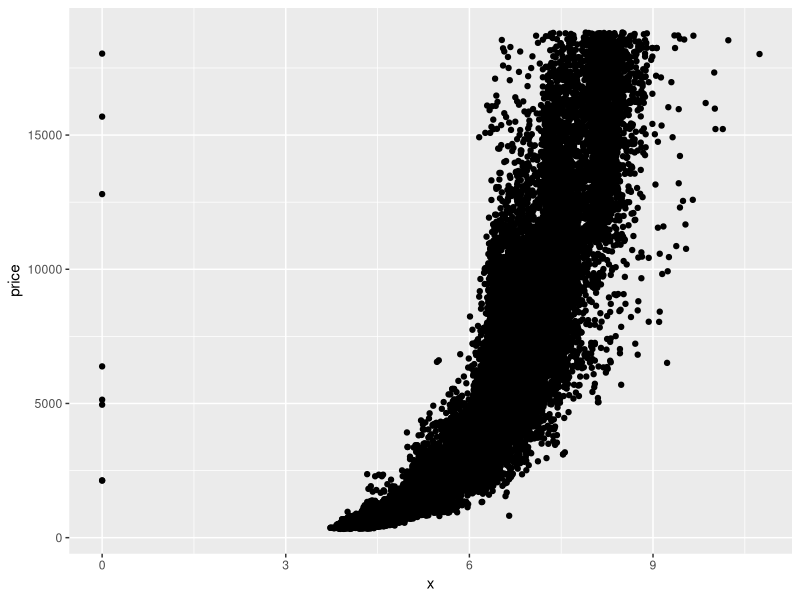
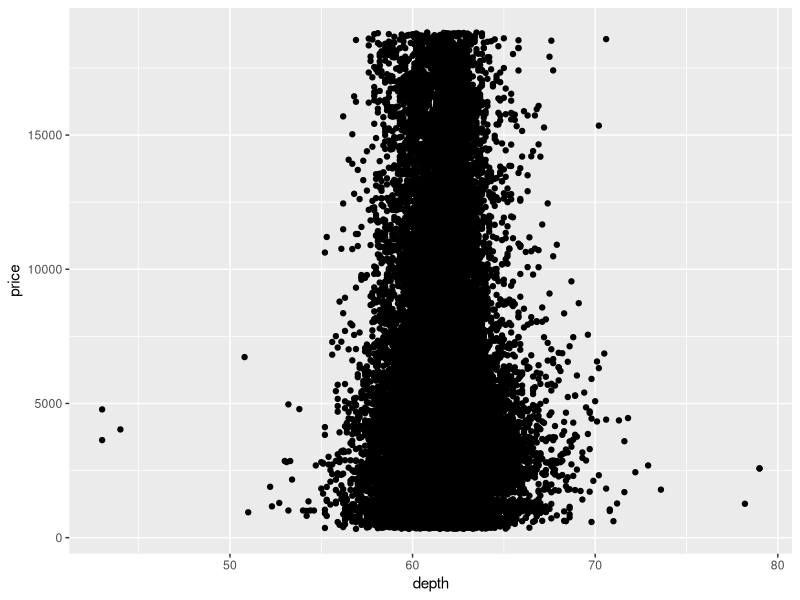
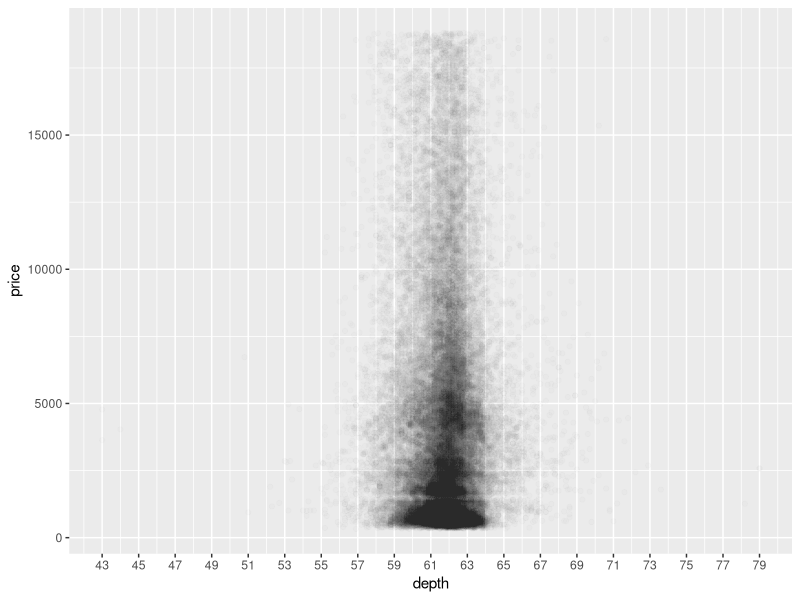
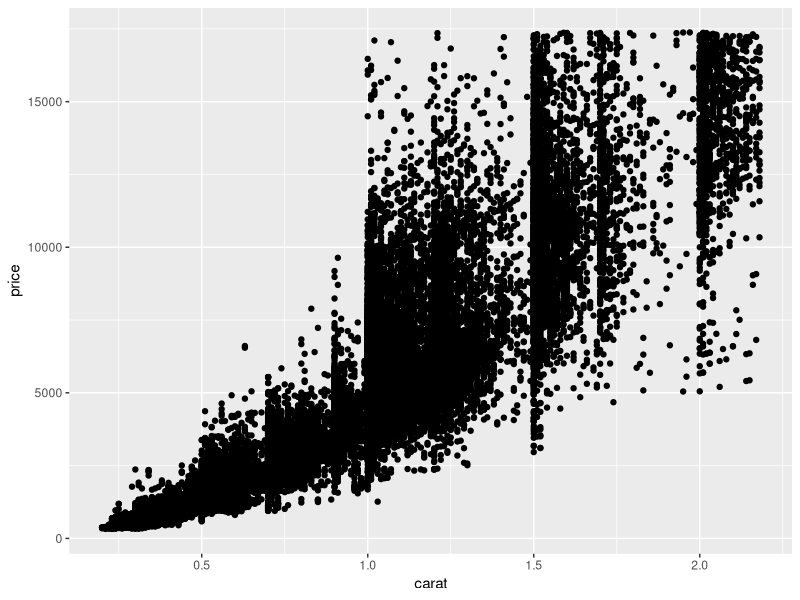
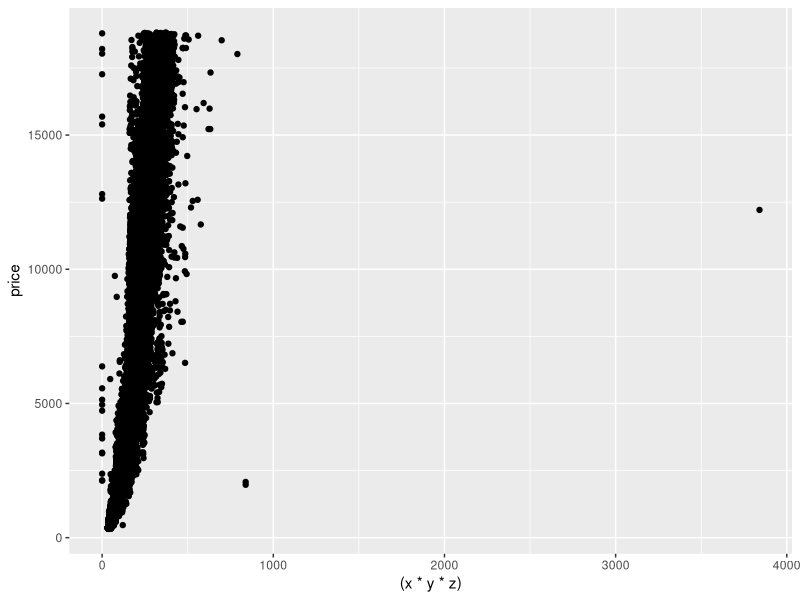
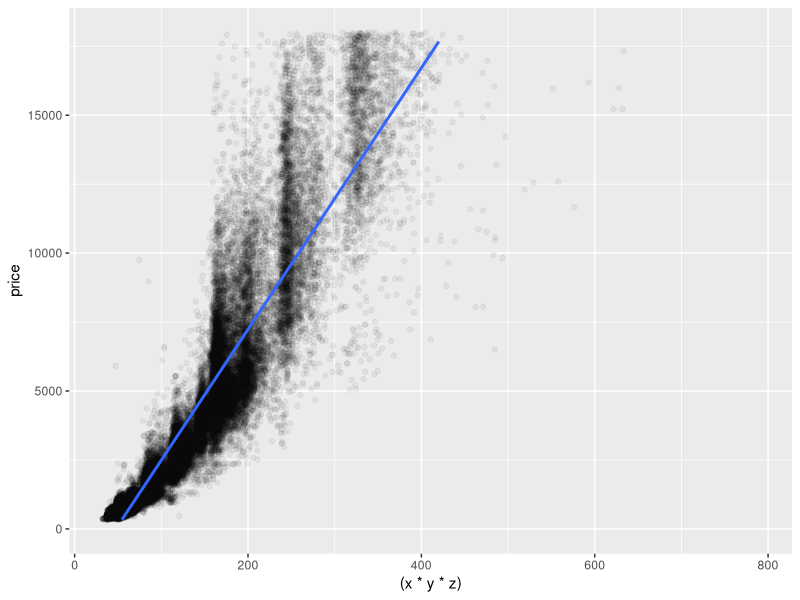
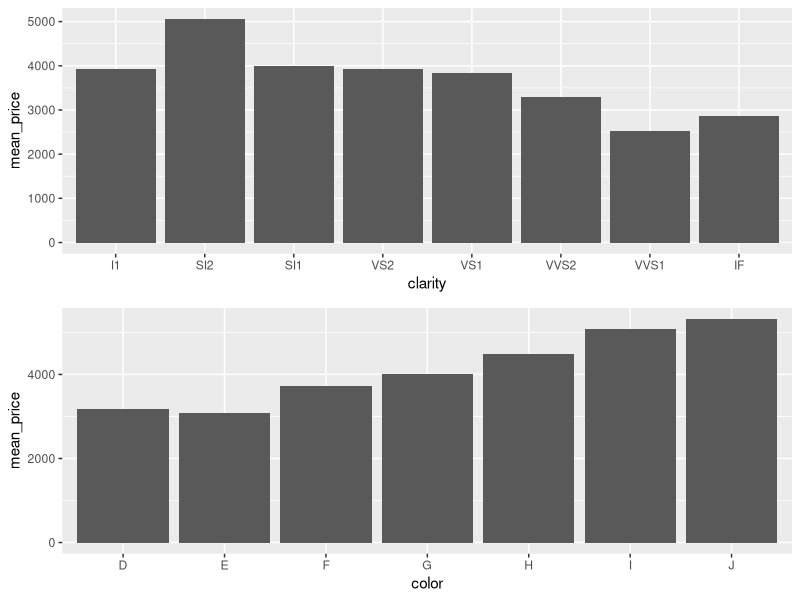
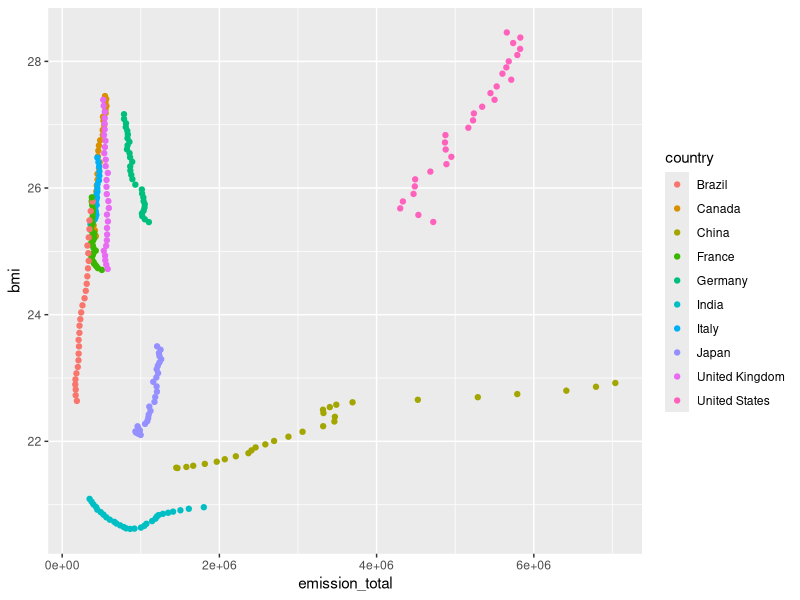

The R script that drew these images, in order:
# setup
library(ggplot2)
data(diamonds)

# Your first task is to create a
# scatterplot of price vs x.
# using the ggplot syntax.
ggplot(aes(x = x, y = price), data = diamonds) +
   geom_point()
ggsave('price_vs_x_scatterplot.png')

# correlation between price and x
with(diamonds, cor.test(price, x))

# correlation between price and y
with(diamonds, cor.test(price, y))

# correlation between price and z
with(diamonds, cor.test(price, z))

# Create a simple scatter plot of price vs depth.
ggplot(aes(x = depth, y = price), data = diamonds) +
   geom_point()
ggsave('price_vs_depth_scatterplot.png')

# Change the code to make the transparency of the
# points to be 1/100 of what they are now and mark
# the x-axis every 2 units. See the instructor notes
# for two hints.
ggplot(data = diamonds, aes(x = depth, y = price)) + 
   geom_point(alpha = 0.01) +
   scale_x_continuous(breaks = seq(43, 79, 2))
ggsave('price_vs_depth_scatterplot2.png')

# correlation between price and depth
with(diamonds, cor.test(price, depth))

# Create a scatterplot of price vs carat
# and omit the top 1% of price and carat
# values.
ggplot(data = subset(diamonds,
                     price <= quantile(price, 0.99) & carat <= quantile(carat, 0.99)),
       aes(x = carat, y = price)) + 
   geom_point()
ggsave('price_vs_carat_scatterplot.png')

# Create a scatterplot of price vs. volume (x * y * z).
# This is a very rough approximation for a diamond's volume.
ggplot(aes(x = (x * y * z), y = price), data = diamonds) +
   geom_point()
ggsave('price_vs_volume_scatterplot.png')

# Create a new variable for volume in the diamonds data frame.
# This will be useful in a later exercise.
diamonds$volume <- diamonds$x * diamonds$y * diamonds$z

# correlation between price and volume, within a certain range
with(subset(diamonds, volume > 0 & volume <= 800), cor.test(price, volume))

# Subset the data to exclude diamonds with a volume
# greater than or equal to 800. Also, exclude diamonds
# with a volume of 0. Adjust the transparency of the
# points and add a linear model to the plot. (See the
# Instructor Notes or look up the documentation of
# geom_smooth() for more details about smoothers.)
ggplot(aes(x = (x * y * z), y = price),
       data = subset(diamonds, volume > 0 & volume <= 800)) +
   geom_point(alpha = 0.05) +
   geom_smooth(method = "lm") +
   ylim(0, 18000)
ggsave('price_vs_volume_scatterplot2.png')

# Do you think this would be a useful model to estimate
# the price of diamonds? Why or why not?

# I think it would be a reasonable approximation if all you needed was an estimate
# within an order of magnitude, but it appears pretty clear that the data is more
# closely approximated by a non-linear model.  Additionally, the data becomes very
# noisy above volume 170 or so.  Even a non-linear model would be pretty bad at
# that point.  But it really depends on what you need the estimate for.

# Use the function dplyr package
# to create a new data frame containing
# info on diamonds by clarity.
library(dplyr)
diamondsByClarity <- diamonds %>%
   group_by(clarity) %>%
   summarize(mean_price = mean(price),
             median_price = median(price),
             min_price = min(price),
             max_price = max(price),
             n = n())

# We’ve created summary data frames with the mean price
# by clarity and color. You can run the code in R to
# verify what data is in the variables diamonds_mp_by_clarity
# and diamonds_mp_by_color.
diamonds_by_clarity <- group_by(diamonds, clarity)
diamonds_mp_by_clarity <- summarise(diamonds_by_clarity, mean_price = mean(price))
diamonds_by_color <- group_by(diamonds, color)
diamonds_mp_by_color <- summarise(diamonds_by_color, mean_price = mean(price))

# Your task is to write additional code to create two bar plots
# on one output image using the grid.arrange() function from the package
# gridExtra.
library(gridExtra)
a <- ggplot(aes(clarity, mean_price), data = diamonds_mp_by_clarity) +
   geom_bar(stat = 'identity')
b <- ggplot(aes(color, mean_price), data = diamonds_mp_by_color) +
   geom_bar(stat = 'identity')
grid.arrange(a, b, ncol = 1)
ggsave('color_and_clarity_groups.png')

# The Gapminder website contains over 500 data sets with information about
# the world's population. Your task is to continue the investigation you did at the
# end of Problem Set 3 or you can start fresh and choose a different
# data set from Gapminder.
# In your investigation, examine pairs of variable and create 2-5 plots that make
# use of the techniques from Lesson 4.
library(tidyr)
library(dplyr)

# read in the co2 data from problem set 3
co2Data <-
   read.csv('indicator_CDIAC_carbon_dioxide_total_emissions.csv') %>%
   gather(year, emission_total, X1751:X2011) %>%
   transmute(country = as.character(CO2.emission.total), year = as.numeric(gsub("X", "", year)), emission_total)

# read in BMI data
bmiData <-
   read.csv('Indicator_BMI_male_ASM.csv') %>%
   gather(year, bmi, X1980:X2008) %>%
   transmute(country = as.character(Country), year = as.numeric(gsub("X", "", year)), bmi)

# join the two tables and filter everything out except the top 10 countries by GDP (according to wikipedia)
multivariate <-
   bmiData %>%
   left_join(co2Data, c("country", "year")) %>%
   filter(country %in% c('United States', 'China', 'Japan', 'Germany', 'United Kingdom', 'France', 'India', 'Italy', 'Brazil', 'Canada'))

# first plot emission total vs. bmi for all countries
ggplot(aes(x = emission_total, y = bmi, group = country),
       data = multivariate) +
   geom_point(aes(color = country))
ggsave('bmi_emission_01.png')

# show linear regression lines for each country
ggplot(aes(x = emission_total, y = bmi, group = country),
       data = multivariate) +
   geom_point(aes(color = country)) +
   geom_ribbon(stat='smooth', method = "lm", se=TRUE, alpha=0.1, 
               aes(color = country)) +
   geom_line(stat='smooth', method = "lm", alpha=0.3)   
ggsave('bmi_emission_02.png')

# zoom in on the left hand side
ggplot(aes(x = emission_total, y = bmi, group = country),
       data = multivariate) +
   geom_point(aes(color = country)) +
   geom_ribbon(stat='smooth', method = "lm", se=TRUE, alpha=0.1, 
               aes(color = country)) +
   geom_line(stat='smooth', method = "lm", alpha=0.3) +
   coord_cartesian(xlim = c(0, 1500000),
                   ylim = c(22, 28))
ggsave('bmi_emission_03.png')


